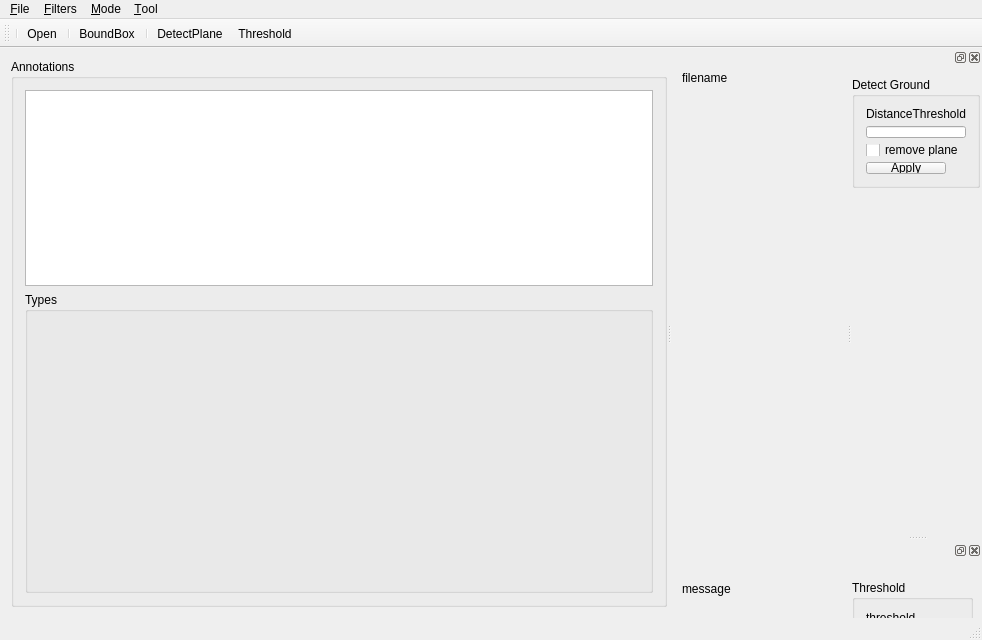
<?xml version="1.0" encoding="UTF-8"?>
<ui version="4.0">
 <class>MainWindow</class>
 <widget class="QMainWindow" name="MainWindow">
  <property name="geometry">
   <rect>
    <x>0</x>
    <y>0</y>
    <width>982</width>
    <height>640</height>
   </rect>
  </property>
  <property name="windowTitle">
   <string>MainWindow</string>
  </property>
  <widget class="QWidget" name="centralWidget">
   <property name="sizePolicy">
    <sizepolicy hsizetype="Expanding" vsizetype="Expanding">
     <horstretch>0</horstretch>
     <verstretch>0</verstretch>
    </sizepolicy>
   </property>
   <layout class="QVBoxLayout" name="verticalLayout_6">
    <item>
     <widget class="QSplitter" name="splitter_2">
      <property name="orientation">
       <enum>Qt::Horizontal</enum>
      </property>
      <widget class="QSplitter" name="splitter">
       <property name="orientation">
        <enum>Qt::Vertical</enum>
       </property>
       <widget class="QGroupBox" name="groupBox_annotations">
        <property name="title">
         <string>Annotations</string>
        </property>
        <layout class="QVBoxLayout" name="verticalLayout_2">
         <item>
          <widget class="QListWidget" name="listWidget">
           <property name="maximumSize">
            <size>
             <width>16777215</width>
             <height>16777215</height>
            </size>
           </property>
          </widget>
         </item>
         <item>
          <widget class="QGroupBox" name="groupBox_Types">
           <property name="sizePolicy">
            <sizepolicy hsizetype="Maximum" vsizetype="Maximum">
             <horstretch>1</horstretch>
             <verstretch>1</verstretch>
            </sizepolicy>
           </property>
           <property name="maximumSize">
            <size>
             <width>677</width>
             <height>301</height>
            </size>
           </property>
           <property name="sizeIncrement">
            <size>
             <width>1</width>
             <height>1</height>
            </size>
           </property>
           <property name="title">
            <string>Types</string>
           </property>
          </widget>
         </item>
        </layout>
       </widget>
      </widget>
      <widget class="QWidget" name="layoutWidget">
       <layout class="QVBoxLayout" name="verticalLayout_5">
        <item>
         <widget class="QLabel" name="label_filename">
          <property name="maximumSize">
           <size>
            <width>16777215</width>
            <height>15</height>
           </size>
          </property>
          <property name="text">
           <string>filename</string>
          </property>
         </widget>
        </item>
        <item>
         <widget class="QVTKWidget" name="qvtkWidget">
          <property name="sizePolicy">
           <sizepolicy hsizetype="Preferred" vsizetype="Preferred">
            <horstretch>0</horstretch>
            <verstretch>0</verstretch>
           </sizepolicy>
          </property>
          <property name="minimumSize">
           <size>
            <width>0</width>
            <height>0</height>
           </size>
          </property>
         </widget>
        </item>
        <item>
         <widget class="QLabel" name="label_message">
          <property name="maximumSize">
           <size>
            <width>16777215</width>
            <height>15</height>
           </size>
          </property>
          <property name="text">
           <string>message</string>
          </property>
         </widget>
        </item>
       </layout>
      </widget>
     </widget>
    </item>
   </layout>
  </widget>
  <widget class="QMenuBar" name="menuBar">
   <property name="geometry">
    <rect>
     <x>0</x>
     <y>0</y>
     <width>982</width>
     <height>30</height>
    </rect>
   </property>
   <widget class="QMenu" name="menu_File">
    <property name="title">
     <string>&amp;File</string>
    </property>
    <addaction name="action_Open"/>
    <addaction name="action_Save"/>
   </widget>
   <widget class="QMenu" name="menu_Filters">
    <property name="title">
     <string>&amp;Filters</string>
    </property>
    <addaction name="action_detect_plane"/>
   </widget>
   <widget class="QMenu" name="menumode">
    <property name="title">
     <string>&amp;Mode</string>
    </property>
    <addaction name="action"/>
    <addaction name="action_Selection"/>
    <addaction name="action_Annotation"/>
   </widget>
   <widget class="QMenu" name="menu_Tool">
    <property name="title">
     <string>&amp;Tool</string>
    </property>
    <addaction name="action_BoundBox"/>
   </widget>
   <addaction name="menu_File"/>
   <addaction name="menu_Filters"/>
   <addaction name="menumode"/>
   <addaction name="menu_Tool"/>
  </widget>
  <widget class="QToolBar" name="mainToolBar">
   <attribute name="toolBarArea">
    <enum>TopToolBarArea</enum>
   </attribute>
   <attribute name="toolBarBreak">
    <bool>false</bool>
   </attribute>
   <addaction name="separator"/>
   <addaction name="action_Open"/>
   <addaction name="separator"/>
   <addaction name="action_BoundBox"/>
   <addaction name="separator"/>
   <addaction name="action_detect_plane"/>
   <addaction name="action_Threshold"/>
  </widget>
  <widget class="QStatusBar" name="statusBar"/>
  <widget class="QDockWidget" name="PlaneDetect_dockWidget">
   <property name="sizePolicy">
    <sizepolicy hsizetype="Preferred" vsizetype="Expanding">
     <horstretch>1</horstretch>
     <verstretch>1</verstretch>
    </sizepolicy>
   </property>
   <property name="minimumSize">
    <size>
     <width>130</width>
     <height>120</height>
    </size>
   </property>
   <attribute name="dockWidgetArea">
    <number>2</number>
   </attribute>
   <widget class="QWidget" name="dockWidgetContents_3">
    <property name="sizePolicy">
     <sizepolicy hsizetype="Expanding" vsizetype="Expanding">
      <horstretch>0</horstretch>
      <verstretch>0</verstretch>
     </sizepolicy>
    </property>
    <widget class="QGroupBox" name="groupBox">
     <property name="geometry">
      <rect>
       <x>0</x>
       <y>10</y>
       <width>128</width>
       <height>111</height>
      </rect>
     </property>
     <property name="title">
      <string>Detect Ground</string>
     </property>
     <layout class="QVBoxLayout" name="verticalLayout">
      <item>
       <widget class="QLabel" name="label">
        <property name="text">
         <string>DistanceThreshold:</string>
        </property>
       </widget>
      </item>
      <item>
       <widget class="QLineEdit" name="distanceThreshold_lineEdit"/>
      </item>
      <item>
       <widget class="QCheckBox" name="removePlane_checkBox">
        <property name="text">
         <string>remove plane</string>
        </property>
       </widget>
      </item>
      <item>
       <widget class="QPushButton" name="applyPlaneDetection_pushButton">
        <property name="sizePolicy">
         <sizepolicy hsizetype="Fixed" vsizetype="Fixed">
          <horstretch>0</horstretch>
          <verstretch>0</verstretch>
         </sizepolicy>
        </property>
        <property name="text">
         <string>Apply</string>
        </property>
       </widget>
      </item>
     </layout>
    </widget>
   </widget>
  </widget>
  <widget class="QDockWidget" name="threshold_dockWidget">
   <attribute name="dockWidgetArea">
    <number>2</number>
   </attribute>
   <widget class="QWidget" name="dockWidgetContents">
    <widget class="QGroupBox" name="groupBox_2">
     <property name="geometry">
      <rect>
       <x>0</x>
       <y>20</y>
       <width>121</width>
       <height>101</height>
      </rect>
     </property>
     <property name="title">
      <string>Threshold</string>
     </property>
     <layout class="QVBoxLayout" name="verticalLayout_3">
      <item>
       <widget class="QLabel" name="label_4">
        <property name="text">
         <string>threshold</string>
        </property>
       </widget>
      </item>
      <item>
       <widget class="QLineEdit" name="threshold_lineEdit"/>
      </item>
      <item>
       <widget class="QPushButton" name="threshold_pushButton">
        <property name="sizePolicy">
         <sizepolicy hsizetype="Fixed" vsizetype="Fixed">
          <horstretch>0</horstretch>
          <verstretch>0</verstretch>
         </sizepolicy>
        </property>
        <property name="text">
         <string>Apply</string>
        </property>
       </widget>
      </item>
     </layout>
    </widget>
   </widget>
  </widget>
  <action name="action_Open">
   <property name="text">
    <string>&amp;Open</string>
   </property>
  </action>
  <action name="action_Save">
   <property name="text">
    <string>&amp;Save</string>
   </property>
  </action>
  <action name="action_detect_plane">
   <property name="text">
    <string>&amp;DetectPlane</string>
   </property>
  </action>
  <action name="action">
   <property name="text">
    <string>&amp;Visiualize</string>
   </property>
  </action>
  <action name="action_Selection">
   <property name="text">
    <string>&amp;Selection</string>
   </property>
  </action>
  <action name="action_Annotation">
   <property name="text">
    <string>&amp;Annotation</string>
   </property>
  </action>
  <action name="action_BoundBox">
   <property name="text">
    <string>&amp;BoundBox</string>
   </property>
  </action>
  <action name="action_Threshold">
   <property name="text">
    <string>&amp;Threshold</string>
   </property>
  </action>
 </widget>
 <layoutdefault spacing="6" margin="11"/>
 <customwidgets>
  <customwidget>
   <class>QVTKWidget</class>
   <extends>QWidget</extends>
   <header>QVTKWidget.h</header>
  </customwidget>
 </customwidgets>
 <resources/>
 <connections/>
</ui>
